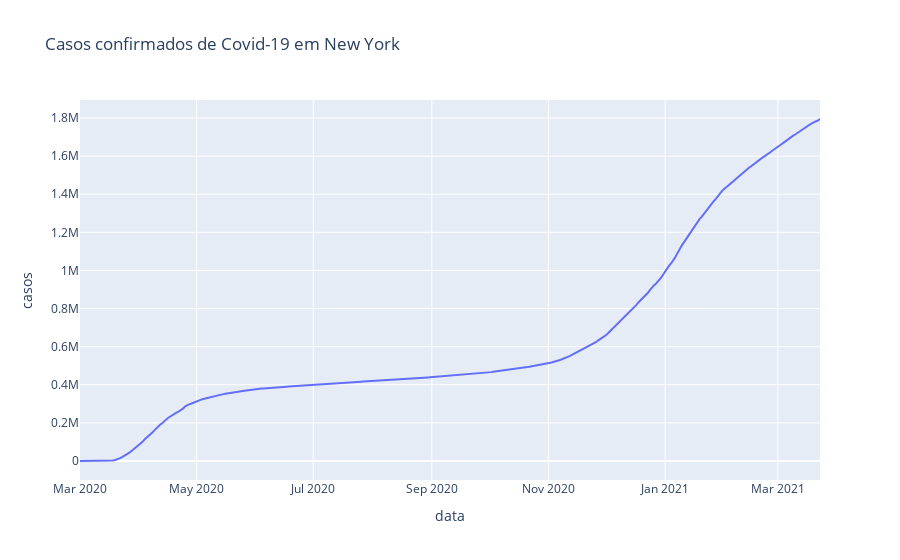

Here is the notebook cell this chart was saved with:
### Code cell
# Visualizar os casos em New York
px.line(ny, 'data', 'casos', title='Casos confirmados de Covid-19 em New York')

### Figure 1 — Plotly figure (JSON) as saved in the notebook; plotly's stock layout.template omitted (floating-point values rounded to 4 significant figures; data arrays with more than 128 entries replaced by an {"elided": "..."} marker saying what was removed)
{"data": [{"hovertemplate": "data=%{x}<br>casos=%{y}<extra></extra>", "legendgroup": "", "line": {"color": "#636efa", "dash": "solid"}, "mode": "lines", "name": "", "orientation": "v", "showlegend": false, "type": "scatter", "x": {"elided": "388 str values"}, "xaxis": "x", "y": {"elided": "388 int values"}, "yaxis": "y"}], "layout": {"legend": {"tracegroupgap": 0}, "title": {"text": "Casos confirmados de Covid-19 em New York"}, "xaxis": {"anchor": "y", "domain": [0, 1], "title": {"text": "data"}}, "yaxis": {"anchor": "x", "domain": [0, 1], "title": {"text": "casos"}}}}
